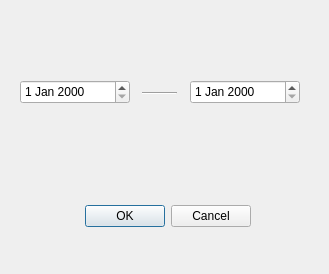
<?xml version="1.0" encoding="UTF-8"?>
<ui version="4.0">
 <class>Dialog</class>
 <widget class="QDialog" name="Dialog">
  <property name="geometry">
   <rect>
    <x>0</x>
    <y>0</y>
    <width>329</width>
    <height>274</height>
   </rect>
  </property>
  <property name="windowTitle">
   <string>Dialog</string>
  </property>
  <widget class="QDialogButtonBox" name="buttonBox">
   <property name="geometry">
    <rect>
     <x>-50</x>
     <y>200</y>
     <width>301</width>
     <height>32</height>
    </rect>
   </property>
   <property name="orientation">
    <enum>Qt::Horizontal</enum>
   </property>
   <property name="standardButtons">
    <set>QDialogButtonBox::Cancel|QDialogButtonBox::Ok</set>
   </property>
  </widget>
  <widget class="QDateEdit" name="dateEdit">
   <property name="geometry">
    <rect>
     <x>20</x>
     <y>80</y>
     <width>110</width>
     <height>24</height>
    </rect>
   </property>
  </widget>
  <widget class="QDateEdit" name="dateEdit_2">
   <property name="geometry">
    <rect>
     <x>190</x>
     <y>80</y>
     <width>110</width>
     <height>24</height>
    </rect>
   </property>
  </widget>
  <widget class="Line" name="line">
   <property name="geometry">
    <rect>
     <x>142</x>
     <y>86</y>
     <width>35</width>
     <height>15</height>
    </rect>
   </property>
   <property name="sizePolicy">
    <sizepolicy hsizetype="Fixed" vsizetype="Fixed">
     <horstretch>0</horstretch>
     <verstretch>0</verstretch>
    </sizepolicy>
   </property>
   <property name="minimumSize">
    <size>
     <width>1</width>
     <height>13</height>
    </size>
   </property>
   <property name="baseSize">
    <size>
     <width>0</width>
     <height>0</height>
    </size>
   </property>
   <property name="orientation">
    <enum>Qt::Horizontal</enum>
   </property>
  </widget>
 </widget>
 <resources/>
 <connections>
  <connection>
   <sender>buttonBox</sender>
   <signal>accepted()</signal>
   <receiver>Dialog</receiver>
   <slot>accept()</slot>
   <hints>
    <hint type="sourcelabel">
     <x>188</x>
     <y>231</y>
    </hint>
    <hint type="destinationlabel">
     <x>157</x>
     <y>250</y>
    </hint>
   </hints>
  </connection>
  <connection>
   <sender>buttonBox</sender>
   <signal>rejected()</signal>
   <receiver>Dialog</receiver>
   <slot>reject()</slot>
   <hints>
    <hint type="sourcelabel">
     <x>250</x>
     <y>231</y>
    </hint>
    <hint type="destinationlabel">
     <x>286</x>
     <y>250</y>
    </hint>
   </hints>
  </connection>
 </connections>
</ui>
